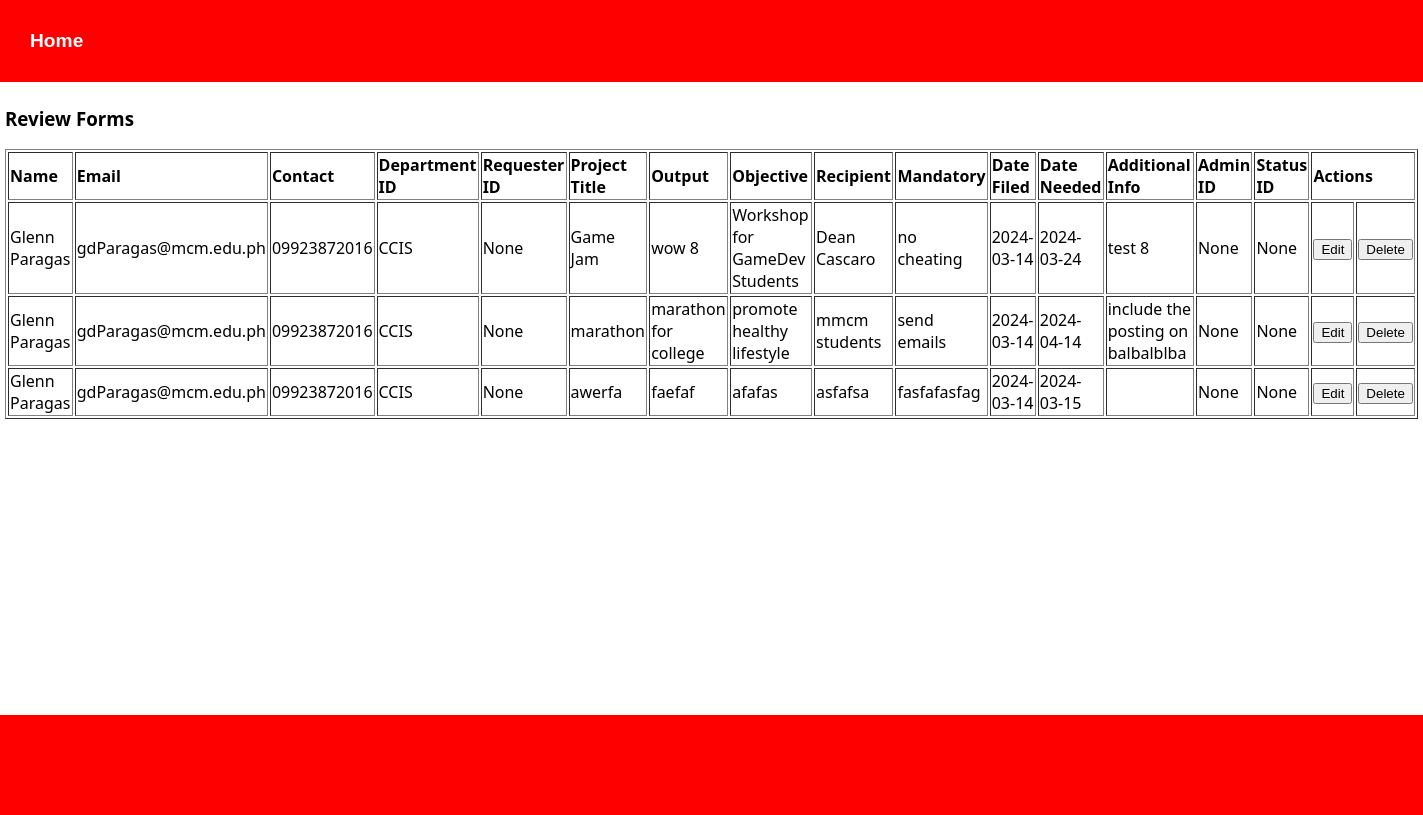
Page /review_forms on the committed database.
### tables this page shows
CREATE TABLE requester_new (
                    requester_id INTEGER PRIMARY KEY AUTOINCREMENT, 
                    name TEXT, 
                    email TEXT, 
                    contact TEXT, 
                    department_id INTEGER, 
                    FOREIGN KEY(department_id) REFERENCES department(department_id)
                );

CREATE TABLE project_info_new1 (
                    project_id INTEGER PRIMARY KEY AUTOINCREMENT, 
                    requester_id INTEGER, 
                    project_title TEXT,
                    output TEXT, 
                    objective TEXT, 
                    recipient TEXT,
                    mandatory TEXT,
                    date_filed TEXT, 
                    date_needed TEXT, 
                    add_info TEXT, 
                    admin_id INTEGER, 
                    status_id INTEGER, 
                    FOREIGN KEY(requester_id) REFERENCES requester_new(requester_id), 
                    FOREIGN KEY(admin_id) REFERENCES admin_new(admin_id), 
                    FOREIGN KEY(status_id) REFERENCES status_new(status_id)
                );

### app.py (the view)
@app.route("/review_forms")
def review_forms():
    with sqlite3.connect('database.db') as conn:
        cursor = conn.cursor()
        cursor.execute("SELECT * FROM requester_new")
        requester_data = cursor.fetchall()
        cursor.execute("SELECT * FROM project_info_new1")
        project_info_data = cursor.fetchall()
    zipped_data = zip(requester_data, project_info_data)
    return render_template("review_forms.html", zipped_data=zipped_data)

### templates/review_forms.html (shortened to what this page needs)
{% extends "layout.html" %}
{% block content %}
    <table border="1px">
        <h3>Review Forms</h3>
        <thead>
            <td><strong>Name</strong></td>
            <td><strong>Email</strong></td>
            <td><strong>Contact</strong></td>
            <td><strong>Department ID</strong></td>
            <td><strong>Requester ID</strong></td>
            <td><strong>Project Title</strong></td>
            <td><strong>Output</strong></td>
            <td><strong>Objective</strong></td>
            <td><strong>Recipient</strong></td>
            <td><strong>Mandatory</strong></td>
            <td><strong>Date Filed</strong></td>
            <td><strong>Date Needed</strong></td>
            <td><strong>Additional Info</strong></td>
            <td><strong>Admin ID</strong></td>
            <td><strong>Status ID</strong></td>
            <td colspan="2"><strong>Actions</strong></td>
        </thead>
        <tbody>
            {% for requester_row, project_info_row in zipped_data %}
<tr>
    <td>{{ requester_row[1] }}</td>
    <td>{{ requester_row[2] }}</td>
    <td>{{ requester_row[3] }}</td>
    <td>{{ requester_row[4] }}</td>
    <td>{{ project_info_row[1] }}</td>
    <td>{{ project_info_row[2] }}</td>
    <td>{{ project_info_row[3] }}</td>
    <td>{{ project_info_row[4] }}</td>
    <td>{{ project_info_row[5] }}</td>
    <td>{{ project_info_row[6] }}</td>
    <td>{{ project_info_row[7] }}</td>
    <td>{{ project_info_row[8] }}</td>
    <td>{{ project_info_row[9] }}</td>
    <td>{{ project_info_row[10] }}</td>
    <td>{{ project_info_row[11] }}</td>
    <td>
        <form action="{{url_for('admin_login')}}" method="POST">
            <input type="submit" value="Edit">
        </form>
    </td>
    <td>
        <form onsubmit="return confirm('Are you sure you want to DELETE this Data from the Database?');" action="{{url_for('requester_form')}}" method="POST">
            <input type="submit" value="Delete">
        </form>
    </td>
</tr>
{% endfor %}
        </tbody>
    </table>
{% endblock %}

### templates/layout.html (shortened to what this page needs)
<!DOCTYPE html>
<html>
<head>
    <link rel="stylesheet" type="text/css" href="{{ url_for('static', filename='style.css')}}" />
</head>
<body>
    <div class="wrapper">
        <div class="navbar">
            <a href="{{ url_for('home') }}" class="navbar-brand">Home</a>
        </div>
        <div class="body-content">
            {% block content %}
            {% endblock %}
        </div>
    </div>
    <footer class="footer">
    </footer>
</body>
</html>

### static/style.css (style rules this page uses)
body { background-image: url("/static/"); background-size: cover; background-position: center; }
.navbar { background-color: red; font-size: 1em; font-family: Arial, sans-serif; color: white; padding: 30px; }
.navbar a { text-decoration: none; color: inherit; }
.navbar-brand { font-size: 1.2em; font-weight: 600; }
.body-content { padding: 5px; font-family:'Segoe UI', Tahoma, Geneva, Verdana, sans-serif; }
html, body { height: 100%; margin: 0; padding: 0; }
.wrapper { min-height: 90%; margin-bottom: -5px; }
.footer { height: 100px; background-color: red; }

### rows in the picture
requester_new: name "Glenn Paragas", email "gdParagas@mcm.edu.ph", contact "09923872016", department "CCIS", project_info_row "None", project_title "Game Jam", output "wow 8", objective "Workshop for GameDev Students", recipient "Dean Cascaro", mandatory "no cheating", date_filed "2024-03-14", date_needed "2024-03-24", add_info "test 8"
requester_new: name "Glenn Paragas", email "gdParagas@mcm.edu.ph", contact "09923872016", department "CCIS", project_info_row "None", project_title "marathon", output "marathon for college", objective "promote healthy lifestyle", recipient "mmcm students", mandatory "send emails", date_filed "2024-03-14", date_needed "2024-04-14", add_info "include the posting on balbalblba"
requester_new: name "Glenn Paragas", email "gdParagas@mcm.edu.ph", contact "09923872016", department "CCIS", project_info_row "None", project_title "awerfa", output "faefaf", objective "afafas", recipient "asfafsa", mandatory "fasfafasfag", date_filed "2024-03-14", date_needed "2024-03-15"
